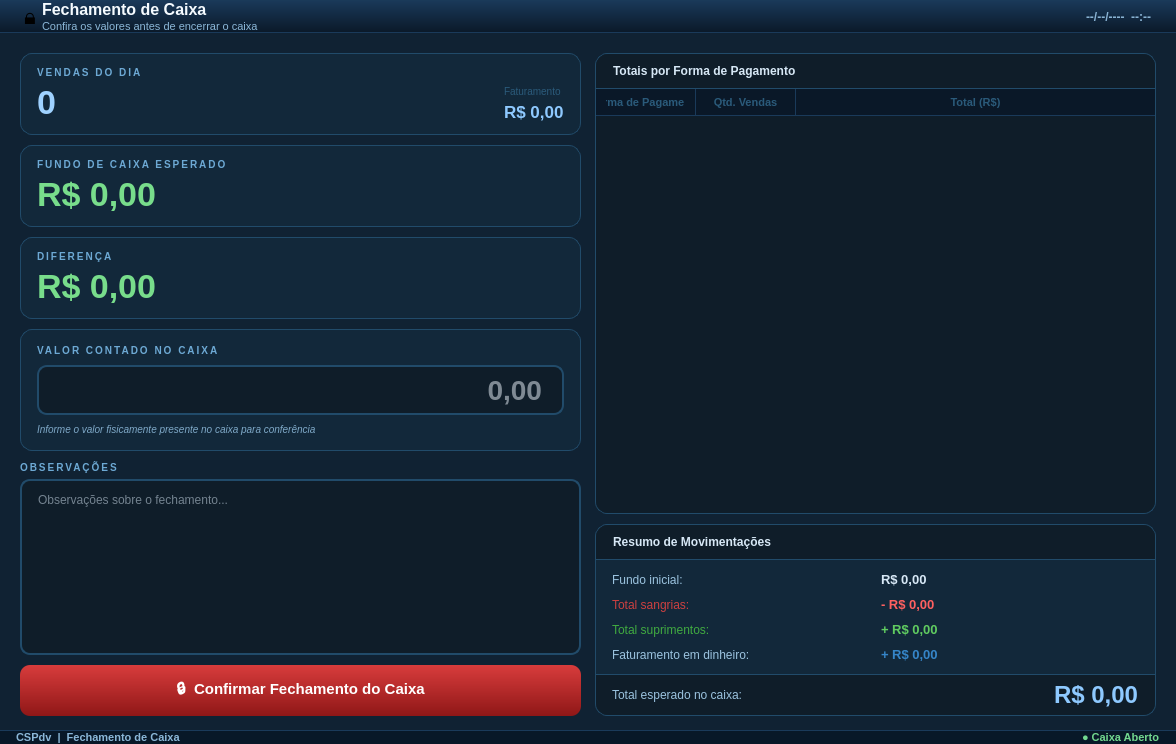
<?xml version="1.0" encoding="UTF-8"?>
<ui version="4.0">
 <class>TelaFechamentoCaixa</class>
 <widget class="QWidget" name="TelaFechamentoCaixa">
  <property name="geometry">
   <rect><x>0</x><y>0</y><width>1176</width><height>744</height></rect>
  </property>
  <property name="windowTitle"><string>CSPdv - Fechamento de Caixa</string></property>
  <property name="styleSheet">
   <string notr="true">QWidget { font-family: Arial; background-color: #102233; } QLabel { background-color: transparent; }</string>
  </property>

  <layout class="QVBoxLayout" name="mainVLayout">
   <property name="spacing"><number>0</number></property>
   <property name="leftMargin"><number>0</number></property>
   <property name="topMargin"><number>0</number></property>
   <property name="rightMargin"><number>0</number></property>
   <property name="bottomMargin"><number>0</number></property>

   <!-- Header -->
   <item>
    <widget class="QFrame" name="frameHeader">
     <property name="minimumHeight"><number>56</number></property>
     <property name="maximumHeight"><number>56</number></property>
     <property name="styleSheet"><string notr="true">QFrame#frameHeader{background:qlineargradient(x1:0,y1:0,x2:0,y2:1,stop:0 #1a3a5a,stop:1 #0a1828);border-bottom:1px solid #1a3a5a;}</string></property>
     <layout class="QHBoxLayout" name="headerHL">
      <property name="leftMargin"><number>24</number></property><property name="topMargin"><number>0</number></property>
      <property name="rightMargin"><number>24</number></property><property name="bottomMargin"><number>0</number></property>
      <item><widget class="QLabel" name="lblHIco"><property name="text"><string>&#128274;</string></property><property name="styleSheet"><string notr="true">font-size:22px;</string></property></widget></item>
      <item>
       <layout class="QVBoxLayout"><property name="spacing"><number>1</number></property>
        <item><widget class="QLabel" name="lblHTitulo"><property name="text"><string>Fechamento de Caixa</string></property><property name="styleSheet"><string notr="true">color:#f5fbff;font-size:16px;font-weight:bold;</string></property></widget></item>
        <item><widget class="QLabel" name="lblHSub"><property name="text"><string>Confira os valores antes de encerrar o caixa</string></property><property name="styleSheet"><string notr="true">color:#8bb7d8;font-size:11px;</string></property></widget></item>
       </layout>
      </item>
      <item><spacer><property name="orientation"><enum>Qt::Horizontal</enum></property><property name="sizeHint" stdset="0"><size><width>20</width><height>10</height></size></property></spacer></item>
      <item><widget class="QLabel" name="lblHDataHora"><property name="text"><string>--/--/----  --:--</string></property><property name="styleSheet"><string notr="true">color:#88b2d3;font-size:12px;font-weight:bold;</string></property></widget></item>
     </layout>
    </widget>
   </item>

   <!-- Conteúdo -->
   <item>
    <widget class="QWidget" name="widgetContent">
     <layout class="QHBoxLayout" name="contentHL">
      <property name="spacing"><number>14</number></property>
      <property name="leftMargin"><number>20</number></property>
      <property name="topMargin"><number>20</number></property>
      <property name="rightMargin"><number>20</number></property>
      <property name="bottomMargin"><number>14</number></property>

      <!-- Cards de resumo no topo empilhados verticalmente à esquerda -->
      <item>
       <widget class="QFrame" name="frameResumoCol">
        <property name="minimumWidth"><number>340</number></property>
        <property name="maximumWidth"><number>380</number></property>
        <property name="styleSheet"><string notr="true">QFrame{background-color:transparent;border:none;}</string></property>
        <layout class="QVBoxLayout" name="resumoColVLayout">
         <property name="spacing"><number>10</number></property>
         <property name="leftMargin"><number>0</number></property>
         <property name="topMargin"><number>0</number></property>
         <property name="rightMargin"><number>0</number></property>
         <property name="bottomMargin"><number>0</number></property>

         <!-- Card: Vendas do dia -->
         <item>
          <widget class="QFrame" name="cardVendas">
           <property name="minimumHeight"><number>80</number></property>
           <property name="styleSheet"><string notr="true">QFrame#cardVendas{background-color:#12283a;border:1px solid #214b6a;border-radius:12px;}</string></property>
           <layout class="QVBoxLayout" name="cardVendasVL">
            <property name="spacing"><number>4</number></property>
            <property name="leftMargin"><number>16</number></property><property name="topMargin"><number>12</number></property>
            <property name="rightMargin"><number>16</number></property><property name="bottomMargin"><number>12</number></property>
            <item><widget class="QLabel" name="lblCardVendasLabel"><property name="text"><string>VENDAS DO DIA</string></property><property name="styleSheet"><string notr="true">font-size:10px;font-weight:bold;color:#6da9d4;letter-spacing:2px;</string></property></widget></item>
            <item>
             <layout class="QHBoxLayout">
              <item><widget class="QLabel" name="lblCardVendasValor"><property name="text"><string>0</string></property><property name="styleSheet"><string notr="true">font-size:34px;font-weight:bold;color:#9fd2ff;</string></property></widget></item>
              <item><spacer><property name="orientation"><enum>Qt::Horizontal</enum></property><property name="sizeHint" stdset="0"><size><width>10</width><height>10</height></size></property></spacer></item>
              <item>
               <layout class="QVBoxLayout"><property name="spacing"><number>2</number></property>
                <item><widget class="QLabel" name="lblCardVendasTotalLabel"><property name="text"><string>Faturamento</string></property><property name="styleSheet"><string notr="true">font-size:10px;color:#2a5a7a;</string></property></widget></item>
                <item><widget class="QLabel" name="lblCardVendasTotalValor"><property name="text"><string>R$ 0,00</string></property><property name="styleSheet"><string notr="true">font-size:17px;font-weight:bold;color:#8ec9ff;</string></property></widget></item>
               </layout>
              </item>
             </layout>
            </item>
           </layout>
          </widget>
         </item>

         <!-- Card: Fundo de Caixa -->
         <item>
          <widget class="QFrame" name="cardFundoCaixa">
           <property name="minimumHeight"><number>80</number></property>
           <property name="styleSheet"><string notr="true">QFrame#cardFundoCaixa{background-color:#12283a;border:1px solid #214b6a;border-radius:12px;}</string></property>
           <layout class="QVBoxLayout" name="cardFundoVL">
            <property name="spacing"><number>4</number></property>
            <property name="leftMargin"><number>16</number></property><property name="topMargin"><number>12</number></property>
            <property name="rightMargin"><number>16</number></property><property name="bottomMargin"><number>12</number></property>
            <item><widget class="QLabel" name="lblCardFundoLabel"><property name="text"><string>FUNDO DE CAIXA ESPERADO</string></property><property name="styleSheet"><string notr="true">font-size:10px;font-weight:bold;color:#6da9d4;letter-spacing:2px;</string></property></widget></item>
            <item><widget class="QLabel" name="lblCardFundoValor"><property name="text"><string>R$ 0,00</string></property><property name="styleSheet"><string notr="true">font-size:34px;font-weight:bold;color:#78dd8b;</string></property></widget></item>
           </layout>
          </widget>
         </item>

         <!-- Card: Diferença (verde=ok, vermelho=diferença) -->
         <item>
          <widget class="QFrame" name="cardDiferenca">
           <property name="minimumHeight"><number>80</number></property>
           <property name="styleSheet"><string notr="true">QFrame#cardDiferenca{background-color:#12283a;border:1px solid #214b6a;border-radius:12px;}</string></property>
           <layout class="QVBoxLayout" name="cardDifVL">
            <property name="spacing"><number>4</number></property>
            <property name="leftMargin"><number>16</number></property><property name="topMargin"><number>12</number></property>
            <property name="rightMargin"><number>16</number></property><property name="bottomMargin"><number>12</number></property>
            <item><widget class="QLabel" name="lblCardDifLabel"><property name="text"><string>DIFERENÇA</string></property><property name="styleSheet"><string notr="true">font-size:10px;font-weight:bold;color:#6da9d4;letter-spacing:2px;</string></property></widget></item>
            <item><widget class="QLabel" name="lblCardDifValor"><property name="text"><string>R$ 0,00</string></property><property name="styleSheet"><string notr="true">font-size:34px;font-weight:bold;color:#78dd8b;</string></property></widget></item>
           </layout>
          </widget>
         </item>

         <!-- Conferência: valor em caixa -->
         <item>
          <widget class="QFrame" name="frameConferencia">
           <property name="styleSheet"><string notr="true">QFrame#frameConferencia{background-color:#12283a;border:1px solid #214b6a;border-radius:12px;}</string></property>
           <layout class="QVBoxLayout" name="confVLayout">
            <property name="spacing"><number>8</number></property>
            <property name="leftMargin"><number>16</number></property><property name="topMargin"><number>14</number></property>
            <property name="rightMargin"><number>16</number></property><property name="bottomMargin"><number>14</number></property>
            <item><widget class="QLabel" name="lblConfLabel"><property name="text"><string>VALOR CONTADO NO CAIXA</string></property><property name="styleSheet"><string notr="true">font-size:10px;font-weight:bold;color:#6da9d4;letter-spacing:2px;</string></property></widget></item>
            <item>
             <widget class="QLineEdit" name="lineEditValorContado">
              <property name="minimumHeight"><number>52</number></property>
              <property name="alignment"><set>Qt::AlignRight|Qt::AlignVCenter</set></property>
              <property name="placeholderText"><string>0,00</string></property>
              <property name="styleSheet"><string notr="true">QLineEdit{background-color:#0f1d29;border:2px solid #214b6a;border-radius:10px;font-size:28px;font-weight:bold;color:#f0f7ff;padding:6px 18px;}QLineEdit:focus{border:2px solid #4d96d8;background-color:#13273a;}</string></property>
             </widget>
            </item>
            <item><widget class="QLabel" name="lblConfDica"><property name="text"><string>Informe o valor fisicamente presente no caixa para conferência</string></property><property name="styleSheet"><string notr="true">font-size:10px;color:#7fa9c8;font-style:italic;</string></property></widget></item>
           </layout>
          </widget>
         </item>

         <!-- Observações de fechamento -->
         <item>
          <layout class="QVBoxLayout"><property name="spacing"><number>5</number></property>
           <item><widget class="QLabel" name="lblObsLabel"><property name="text"><string>OBSERVAÇÕES</string></property><property name="styleSheet"><string notr="true">font-size:10px;font-weight:bold;color:#6da9d4;letter-spacing:2px;</string></property></widget></item>
           <item>
            <widget class="QPlainTextEdit" name="plainTextObs">
             <property name="minimumHeight"><number>52</number></property>
             <property name="maximumHeight"><number>52</number></property>
             <property name="placeholderText"><string>Observações sobre o fechamento...</string></property>
             <property name="styleSheet"><string notr="true">QPlainTextEdit{background-color:#0f1d29;border:2px solid #214b6a;border-radius:10px;font-size:12px;color:#d7e8f6;padding:8px 12px;}QPlainTextEdit:focus{border-color:#4d96d8;}</string></property>
            </widget>
           </item>
          </layout>
         </item>

         <!-- Botão fechar caixa -->
         <item>
          <widget class="QPushButton" name="btnFecharCaixa">
           <property name="text"><string>&#128274;  Confirmar Fechamento do Caixa</string></property>
           <property name="minimumHeight"><number>50</number></property>
           <property name="styleSheet"><string notr="true">QPushButton{background:qlineargradient(x1:0,y1:0,x2:0,y2:1,stop:0 #d83c3c,stop:1 #8f1717);color:white;font-size:15px;font-weight:bold;border:none;border-radius:10px;padding:12px;}QPushButton:hover{background:qlineargradient(x1:0,y1:0,x2:0,y2:1,stop:0 #dd4040,stop:1 #991818);}QPushButton:pressed{background:qlineargradient(x1:0,y1:0,x2:0,y2:1,stop:0 #aa1010,stop:1 #660808);}</string></property>
          </widget>
         </item>

        </layout>
       </widget>
      </item>

      <!-- Coluna direita: breakdown por forma de pagamento + movimentações -->
      <item>
       <widget class="QFrame" name="frameDetalheCol">
        <property name="styleSheet"><string notr="true">QFrame{background-color:transparent;border:none;}</string></property>
        <layout class="QVBoxLayout" name="detalheColVLayout">
         <property name="spacing"><number>10</number></property>
         <property name="leftMargin"><number>0</number></property>
         <property name="topMargin"><number>0</number></property>
         <property name="rightMargin"><number>0</number></property>
         <property name="bottomMargin"><number>0</number></property>

         <!-- Totais por forma de pagamento -->
         <item>
          <widget class="QFrame" name="frameTotaisPgto">
           <property name="styleSheet"><string notr="true">QFrame#frameTotaisPgto{background-color:#12283a;border:1px solid #214b6a;border-radius:12px;}</string></property>
           <layout class="QVBoxLayout" name="totaisPgtoVL">
            <property name="spacing"><number>0</number></property>
            <property name="leftMargin"><number>0</number></property>
            <property name="topMargin"><number>0</number></property>
            <property name="rightMargin"><number>0</number></property>
            <property name="bottomMargin"><number>0</number></property>
            <item>
             <widget class="QLabel" name="lblTotaisPgtoHeader">
              <property name="text"><string>Totais por Forma de Pagamento</string></property>
              <property name="minimumHeight"><number>36</number></property>
              <property name="maximumHeight"><number>36</number></property>
              <property name="styleSheet"><string notr="true">QLabel{background-color:#0f1d29;color:#d7e8f6;font-size:12px;font-weight:bold;padding:10px 14px;border-top-left-radius:12px;border-top-right-radius:12px;border-bottom:1px solid #214b6a;}</string></property>
             </widget>
            </item>
            <item>
             <widget class="QTableWidget" name="tableTotaisPgto">
              <property name="minimumHeight"><number>160</number></property>
              <property name="styleSheet">
               <string notr="true">
                QTableWidget{background-color:#0f1d29;alternate-background-color:#132637;border:none;border-bottom-left-radius:12px;border-bottom-right-radius:12px;font-size:12px;gridline-color:#1b3b56;outline:0;color:#d7e8f6;}
                QTableWidget::item{padding:5px 10px;}
                QTableWidget::item:selected{background-color:#1a4a7a;color:white;}
                QHeaderView::section:horizontal{background-color:#0a1828;color:#2a5a7a;font-size:11px;font-weight:bold;padding:4px 10px;border:none;border-right:1px solid #1a3a5a;border-bottom:1px solid #1a3a5a;}
                QHeaderView::section:horizontal:last{border-right:none;}
                QHeaderView::section:horizontal:checked{background-color:#0a1828;color:#2a5a7a;}
                QHeaderView::section:vertical{background-color:#0a1828;color:#0a1828;border:none;border-bottom:1px solid #1a3a5a;border-right:1px solid #1a3a5a;width:14px;}
                QHeaderView::section:vertical:checked{background-color:#1a4a7a;color:#1a4a7a;}
                QTableCornerButton::section{background-color:#0a1828;border:none;border-bottom:1px solid #1a3a5a;border-right:1px solid #1a3a5a;}
                QScrollBar:vertical{background:#081828;width:6px;margin:0;}
                QScrollBar::handle:vertical{background:#1a3a5a;border-radius:3px;}
                QScrollBar::handle:vertical:hover{background:#3585c8;}
                QScrollBar::add-line:vertical,QScrollBar::sub-line:vertical{height:0px;}
               </string>
              </property>
              <property name="columnCount"><number>3</number></property>
              <property name="rowCount"><number>0</number></property>
              <property name="selectionBehavior"><enum>QAbstractItemView::SelectRows</enum></property>
              <property name="editTriggers"><set>QAbstractItemView::NoEditTriggers</set></property>
              <property name="alternatingRowColors"><bool>true</bool></property>
              <property name="showGrid"><bool>true</bool></property>
              <attribute name="horizontalHeaderVisible"><bool>true</bool></attribute>
              <attribute name="horizontalHeaderStretchLastSection"><bool>true</bool></attribute>
              <attribute name="horizontalHeaderHighlightSections"><bool>false</bool></attribute>
              <attribute name="verticalHeaderVisible"><bool>true</bool></attribute>
              <attribute name="verticalHeaderDefaultSectionSize"><number>28</number></attribute>
              <attribute name="verticalHeaderHighlightSections"><bool>false</bool></attribute>
              <column><property name="text"><string>Forma de Pagamento</string></property></column>
              <column><property name="text"><string>Qtd. Vendas</string></property></column>
              <column><property name="text"><string>Total (R$)</string></property></column>
             </widget>
            </item>
           </layout>
          </widget>
         </item>

         <!-- Resumo de movimentações -->
         <item>
          <widget class="QFrame" name="frameResMovimentacoes">
           <property name="styleSheet"><string notr="true">QFrame#frameResMovimentacoes{background-color:#12283a;border:1px solid #214b6a;border-radius:12px;}</string></property>
           <layout class="QVBoxLayout" name="resMovVL">
            <property name="spacing"><number>0</number></property>
            <property name="leftMargin"><number>0</number></property>
            <property name="topMargin"><number>0</number></property>
            <property name="rightMargin"><number>0</number></property>
            <property name="bottomMargin"><number>0</number></property>
            <item>
             <widget class="QLabel" name="lblResMovHeader">
              <property name="text"><string>Resumo de Movimentações</string></property>
              <property name="minimumHeight"><number>36</number></property>
              <property name="maximumHeight"><number>36</number></property>
              <property name="styleSheet"><string notr="true">QLabel{background-color:#0f1d29;color:#d7e8f6;font-size:12px;font-weight:bold;padding:10px 14px;border-top-left-radius:12px;border-top-right-radius:12px;border-bottom:1px solid #214b6a;}</string></property>
             </widget>
            </item>
            <item>
             <widget class="QFrame" name="frameResMovConteudo">
              <property name="styleSheet"><string notr="true">QFrame{background-color:transparent;}</string></property>
              <layout class="QGridLayout" name="resMovGrid">
               <property name="spacing"><number>10</number></property>
               <property name="leftMargin"><number>16</number></property>
               <property name="topMargin"><number>12</number></property>
               <property name="rightMargin"><number>16</number></property>
               <property name="bottomMargin"><number>12</number></property>
               <item row="0" column="0"><widget class="QLabel" name="lblFundoInicialLabel"><property name="text"><string>Fundo inicial:</string></property><property name="styleSheet"><string notr="true">font-size:12px;color:#9bc3df;</string></property></widget></item>
               <item row="0" column="1"><widget class="QLabel" name="lblFundoInicialValor"><property name="text"><string>R$ 0,00</string></property><property name="styleSheet"><string notr="true">font-size:13px;font-weight:bold;color:#d7e8f6;</string></property></widget></item>
               <item row="1" column="0"><widget class="QLabel" name="lblTotalSangriaLabel"><property name="text"><string>Total sangrias:</string></property><property name="styleSheet"><string notr="true">font-size:12px;color:#cc4040;</string></property></widget></item>
               <item row="1" column="1"><widget class="QLabel" name="lblTotalSangriaValor"><property name="text"><string>- R$ 0,00</string></property><property name="styleSheet"><string notr="true">font-size:13px;font-weight:bold;color:#ff6060;</string></property></widget></item>
               <item row="2" column="0"><widget class="QLabel" name="lblTotalSupLabel"><property name="text"><string>Total suprimentos:</string></property><property name="styleSheet"><string notr="true">font-size:12px;color:#40aa40;</string></property></widget></item>
               <item row="2" column="1"><widget class="QLabel" name="lblTotalSupValor"><property name="text"><string>+ R$ 0,00</string></property><property name="styleSheet"><string notr="true">font-size:13px;font-weight:bold;color:#60cc60;</string></property></widget></item>
               <item row="3" column="0"><widget class="QLabel" name="lblFaturamentoLabel"><property name="text"><string>Faturamento em dinheiro:</string></property><property name="styleSheet"><string notr="true">font-size:12px;color:#9bc3df;</string></property></widget></item>
               <item row="3" column="1"><widget class="QLabel" name="lblFaturamentoValor"><property name="text"><string>+ R$ 0,00</string></property><property name="styleSheet"><string notr="true">font-size:13px;font-weight:bold;color:#3585c8;</string></property></widget></item>
              </layout>
             </widget>
            </item>
            <item>
             <widget class="QFrame" name="frameTotalEsperado">
              <property name="minimumHeight"><number>46</number></property>
              <property name="maximumHeight"><number>46</number></property>
              <property name="styleSheet"><string notr="true">QFrame#frameTotalEsperado{background-color:#0f1d29;border-top:1px solid #214b6a;border-bottom-left-radius:12px;border-bottom-right-radius:12px;}</string></property>
              <layout class="QHBoxLayout" name="totalEspHL">
               <property name="leftMargin"><number>16</number></property><property name="topMargin"><number>6</number></property>
               <property name="rightMargin"><number>16</number></property><property name="bottomMargin"><number>6</number></property>
               <item><widget class="QLabel" name="lblTotalEspLabel"><property name="text"><string>Total esperado no caixa:</string></property><property name="styleSheet"><string notr="true">font-size:12px;color:#9bc3df;</string></property></widget></item>
               <item><spacer><property name="orientation"><enum>Qt::Horizontal</enum></property><property name="sizeHint" stdset="0"><size><width>10</width><height>10</height></size></property></spacer></item>
               <item><widget class="QLabel" name="lblTotalEspValor"><property name="text"><string>R$ 0,00</string></property><property name="styleSheet"><string notr="true">font-size:24px;font-weight:bold;color:#8ec9ff;</string></property></widget></item>
              </layout>
             </widget>
            </item>
           </layout>
          </widget>
         </item>

        </layout>
       </widget>
      </item>

     </layout>
    </widget>
   </item>

   <!-- Status bar -->
   <item>
    <widget class="QFrame" name="frameStatusBar">
     <property name="minimumHeight"><number>26</number></property>
     <property name="maximumHeight"><number>26</number></property>
     <property name="styleSheet"><string notr="true">QFrame#frameStatusBar{background-color:#081828;border-top:1px solid #1a3a5a;}</string></property>
     <layout class="QHBoxLayout" name="statusHL">
      <property name="leftMargin"><number>16</number></property><property name="topMargin"><number>0</number></property>
      <property name="rightMargin"><number>16</number></property><property name="bottomMargin"><number>0</number></property>
      <item><widget class="QLabel" name="lblStatus"><property name="text"><string>CSPdv  |  Fechamento de Caixa</string></property><property name="styleSheet"><string notr="true">color:#8bb7d8;font-size:11px;font-weight:bold;</string></property></widget></item>
      <item><spacer><property name="orientation"><enum>Qt::Horizontal</enum></property><property name="sizeHint" stdset="0"><size><width>20</width><height>10</height></size></property></spacer></item>
      <item><widget class="QLabel" name="lblStatusCaixaAberto"><property name="text"><string>&#9679; Caixa Aberto</string></property><property name="styleSheet"><string notr="true">color:#72d88f;font-size:11px;font-weight:bold;</string></property></widget></item>
     </layout>
    </widget>
   </item>

  </layout>
 </widget>
 <resources/>
 <connections/>
</ui>
